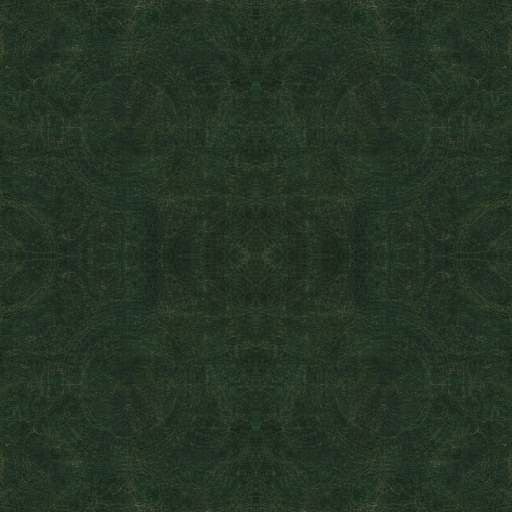
#> input picture dados-abismo/arte/mat/mesa.jpg, 1024 x 1024 px (shown at 1/2 size)
$ python materiais.py ../arte/mat/mesa.jpg ../arte/mat/mesa.jpg
#> lines starting #> are read from the running program, lines starting #| are printed output that depends on the picture; after the words box and inside, x2 and y2 are one past the last pixel; in counts of white or black regions, pixels touching at a corner belong together
#> in main, img is the input picture: PIL image 1024x1024 RGB; mean R, G, B 36.2, 51.7, 36.6
#!/usr/bin/env python3
"""
MATERIAIS — recorta a folha de swatches e prepara as texturas do jogo.

A folha vem do gerador com os cinco quadrados numa linha sobre fundo cinza.
Aqui eles são achados por COLUNA (a que destoa do fundo), recortados com uma
margem para dentro — a borda do swatch costuma trazer sombra do próprio
enquadramento — e reduzidos para 256px, que é o tamanho da célula do atlas
de faces. Maior que isso não aparece: cada face do dado ocupa poucos pixels
na tela.

    python3 tools/materiais.py folha.png arte/mat osso obsidiana ambar metal amaldicoado
    python3 tools/materiais.py folha.png arte/mat --ver     # só lista o que achou

E a MESA, que é outro bicho: precisa fechar consigo mesma nas quatro bordas,
senão a emenda aparece no feltro. `--mesa` faz o espelhamento que garante
isso e grava em 1024.

    python3 tools/materiais.py feltro.png arte/mat --mesa
"""
import sys, os
import numpy as np
from PIL import Image

LADO_MAT  = 256      # célula do atlas de faces
LADO_MESA = 1024
MARGEM    = 0.06     # 6% para dentro: foge da borda enquadrada do swatch


def faixas(v, lim=0.30, minimo=40):
    out, ini = [], None
    for i, x in enumerate(v):
        if x > lim and ini is None: ini = i
        elif x <= lim and ini is not None:
            if i - ini > minimo: out.append((ini, i))
            ini = None
    if ini is not None and len(v) - ini > minimo: out.append((ini, len(v)))
    return out


def achar_swatches(img):
    a = np.asarray(img.convert('RGB')).astype(int)
    fundo = np.median(a.reshape(-1, 3), axis=0)
#> fundo = [35, 51, 36]
    dif = np.abs(a - fundo).sum(2) > 28
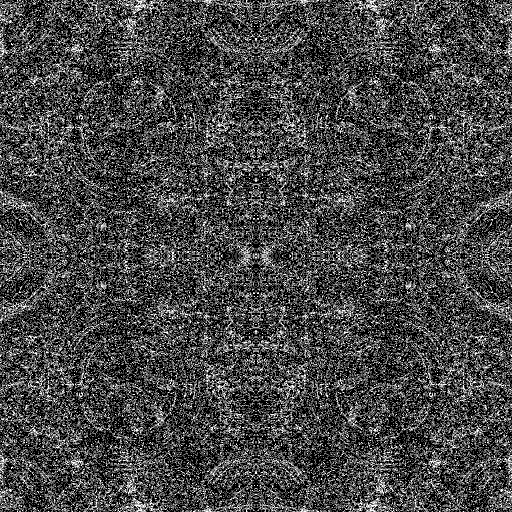
#> dif: shape (1024, 1024) bool (shown at 1/2 size); 27.4% white in thin lines or dots
    return faixas(dif.mean(0)), faixas(dif.mean(1))
#> the loop in faixas, `for i, x in enumerate(v):` made 1024 passes
#> x on passes 1 to 12: 0.336, 0.32, 0.34, 0.305, 0.334, 0.309, 0.348, 0.311, 0.32, 0.273, 0.264, 0.297
#> after the loop in faixas, `for i, x in enumerate(v):`: ini = 1015; out = []
#> the loop in faixas (call 2), `for i, x in enumerate(v):` made 1024 passes
#> x on passes 1 to 12: 0.332, 0.323, 0.313, 0.33, 0.379, 0.317, 0.315, 0.345, 0.384, 0.319, 0.342, 0.344


def costurar(img, lado):
    """Espelha em quatro para as bordas fecharem, e corta o miolo.

    Um espelho puro deixa uma simetria óbvia; pegando o CENTRO do espelhado,
    a emenda cai fora do recorte e o olho não acha o eixo."""
    g = img.resize((lado, lado), Image.LANCZOS)
    grande = Image.new('RGB', (lado * 2, lado * 2))
    grande.paste(g, (0, 0))
    grande.paste(g.transpose(Image.FLIP_LEFT_RIGHT), (lado, 0))
    grande.paste(g.transpose(Image.FLIP_TOP_BOTTOM), (0, lado))
    grande.paste(g.transpose(Image.ROTATE_180), (lado, lado))
    meio = lado // 2
    return grande.crop((meio, meio, meio + lado, meio + lado))


def main():
    if len(sys.argv) < 3:
        print(__doc__); sys.exit(1)
    origem, saida = sys.argv[1], sys.argv[2]
    resto = sys.argv[3:]
    os.makedirs(saida, exist_ok=True)
    img = Image.open(origem).convert('RGB')

    if '--mesa' in resto:
        t = costurar(img, LADO_MESA)
        p = os.path.join(saida, 'mesa.jpg')
        t.save(p, quality=88, optimize=True)
        print(f'mesa → {p}  {t.size[0]}x{t.size[1]}  {os.path.getsize(p)//1024} KB')
        return

    cols, lins = achar_swatches(img)
#> cols = []; lins = []
    if not lins:
#> (the run stopped early here; a loop or call above may not have finished)

$ run again, with dados-abismo/arte/mat/amaldicoado.jpg copied over dados-abismo/arte/mat/mesa.jpg
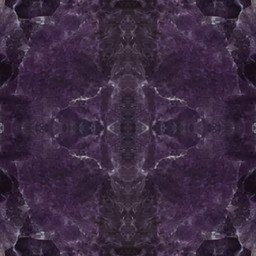
#> input picture dados-abismo/arte/mat/amaldicoado.jpg, 256 x 256 px
#> in main, img is the input picture: PIL image 256x256 RGB; mean R, G, B 60.4, 42.9, 66.1
#> fundo = [58, 40, 64]
#> in achar_swatches, `dif = np.abs(a - fundo).sum(2) > 28`:
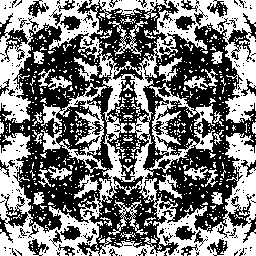
#> dif: shape (256, 256) bool; 47.7% white; 705 white regions (662 under 20 px), largest, box (x1, y1, x2, y2) and area: (0, 0, 256, 256) 21786, (41, 83, 107, 173) 1678, (149, 83, 215, 173) 1674
#> the loop in faixas, `for i, x in enumerate(v):` made 256 passes
#> x on passes 1 to 8: 0.758, 0.664, 0.75, 0.742, 0.688, 0.703, 0.719, 0.695
#> after the loop in faixas, `for i, x in enumerate(v):`: ini = 226; out = [(74, 182)]
#> the loop in faixas (call 2), `for i, x in enumerate(v):` made 256 passes
#> x on passes 1 to 8: 0.863, 0.754, 0.746, 0.715, 0.738, 0.656, 0.656, 0.625
#> lins = [(0, 91), (96, 160), (165, 256)]
#> y0 = 0; y1 = 91
#| 1 swatches, linha y=0..91
#> the loop in main, `for i, (x0, x1) in enumerate(cols):` made 1 pass
#> (printed output is left out)
#> pass 1, in main, `t = costurar(rec, LADO_MAT)`:
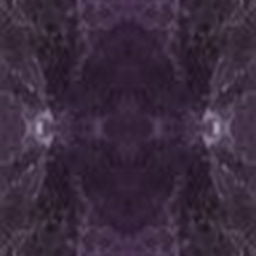
#> t: PIL image 256x256 RGB; mean R, G, B 58.9, 43, 62.6
